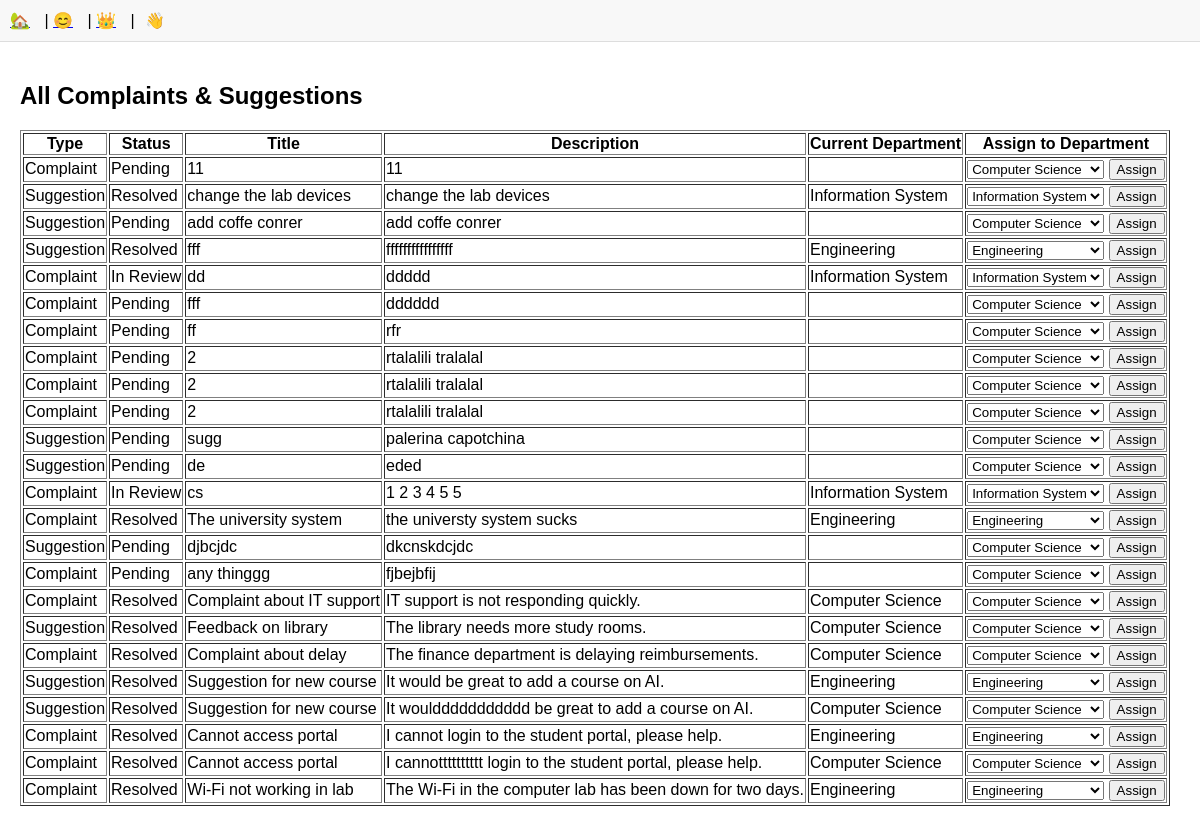
Page /members/allComplaints/ (signed in) on the earlier database version.
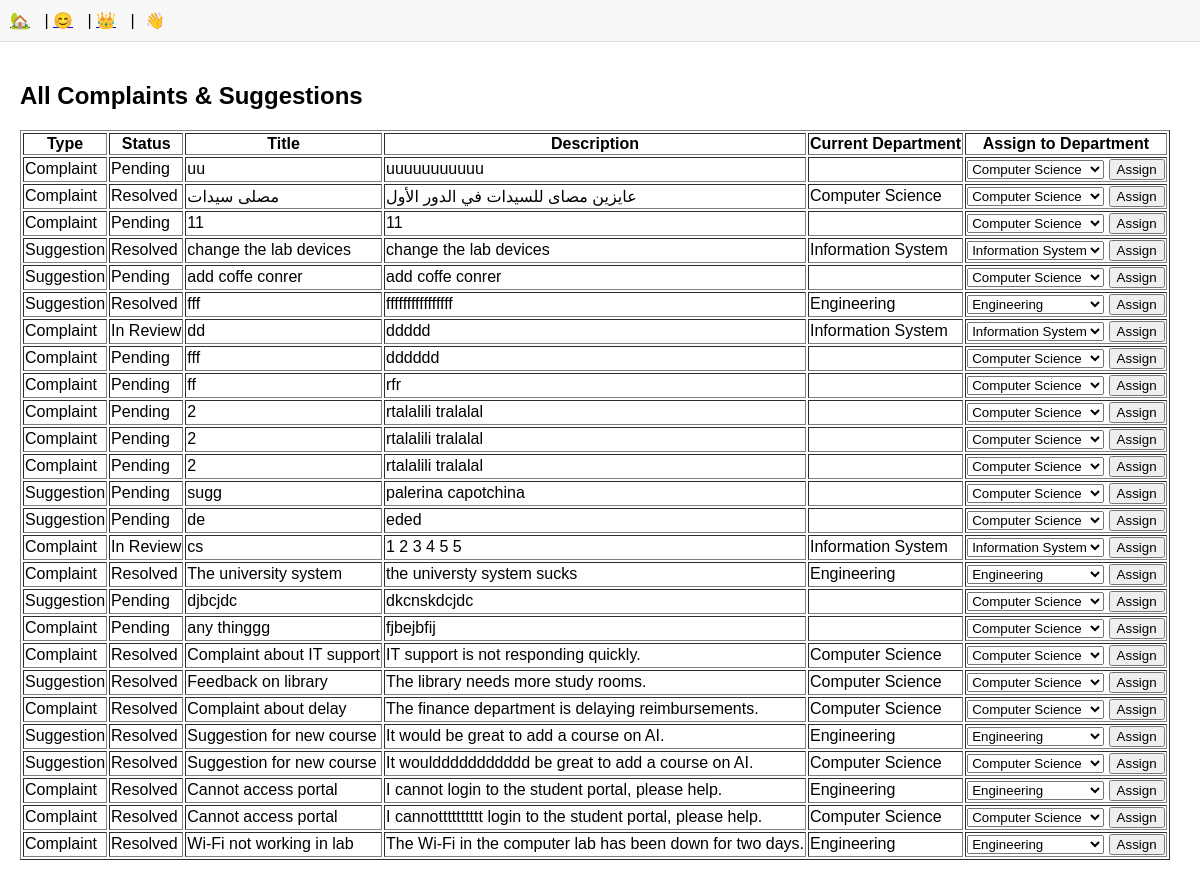
Same page on the later database version.
### members/models.py (models this page shows, shortened)
class Complaint(models.Model):
    TYPE_CHOICES = [
        ("Complaint", "Complaint"),
        ("Suggestion", "Suggestion"),
    ]
    STATUS_CHOICES = [
        ("Pending", "Pending"),
        ("In Review", "In Review"),
        ("Resolved", "Resolved"),
    ]
    ComplaintId = models.AutoField(primary_key=True)
    TrackingCode = models.CharField(max_length=100, unique=True, blank=True)
    Type = models.CharField(max_length=20, choices=TYPE_CHOICES)
    Title = models.CharField(max_length=255)
    Description = models.TextField()
    Status = models.CharField(max_length=20, choices=STATUS_CHOICES, default="Pending")
    DepartmentId = models.ForeignKey(
        Department, null=True, blank=True, on_delete=models.SET_NULL, related_name="complaints",
    )
    CreatedDate = models.DateTimeField(auto_now_add=True)

class Department(models.Model):
    DepartmentId = models.AutoField(primary_key=True)
    DepartmentName = models.CharField(max_length=255)

### members/views.py (the view, shortened to what this page needs)
# urls.py: path('allComplaints/', views.AllComplaints, name="all_complaints"),
def AllComplaints(request):
    if not request.user.is_authenticated or request.user.Role != "GeneralManager":
        return redirect("home")
    complaints = Complaint.objects.all().order_by("-CreatedDate")
    departments = Department.objects.all()
    return render(request, "all_complaints.html", {
        "complaints": complaints,
        "departments": departments,
    })

### members/templates/all_complaints.html (shortened to what this page needs)
{% extends "layout.html" %}
{% block content %}
  <h2>All Complaints & Suggestions</h2>
  <table border="1">
      <tr>
          <th>Type</th>
          <th>Status</th>
          <th>Title</th>
          <th>Description</th>
          <th>Current Department</th>
          <th>Assign to Department</th>
      </tr>
      {% for complaint in complaints %}
      <tr>
          <td>{{ complaint.Type }}</td>
          <td>{{ complaint.Status }}</td>
          <td>{{ complaint.Title }}</td>
          <td>{{ complaint.Description }}</td>
          <td>{{ complaint.DepartmentId.DepartmentName }}</td>
          <td>
              <form method="post">
                  <select name="department_id">
                      {% for dept in departments %}
                          <option value="{{ dept.pk }}" {% if complaint.DepartmentId == dept %}selected{% endif %}>
                              {{ dept.DepartmentName }}
                          </option>
                      {% endfor %}
                  </select>
                  <button type="submit">Assign</button>
              </form>
          </td>
      </tr>
      {% endfor %}
  </table>
{% endblock %}

### templates/layout.html (shortened to what this page needs)
<!DOCTYPE html>
{% load static %}
<html lang="en">
<head>
    <link rel="stylesheet" href="{% static 'css/style.css' %}">
</head>
<body>
    <nav>
        <a href="{% url 'home' %}">
            <span role="img" aria-label="Home" title="Home">🏡</span>
        </a> |
        <a href="{% url 'about' %}">
            <span role="img" aria-label="About" title="About">😊</span>
        </a> |
        {% if user.is_authenticated %}
            {% if user.Role == "Student" %}
                <a href="{% url 'members:student_dashboard' %}">
                    <span role="img" aria-label="Student Dashboard" title="Student Dashboard">📚</span>
                </a> |
            {% elif user.Role == "GeneralManager" %}
                <a href="{% url 'members:general_manager_dashboard' %}">
                    <span role="img" aria-label="General Manager Dashboard" title="General Manager Dashboard">👑</span>
                </a> |
            {% elif user.Role == "DepartmentManager" %}
                <a href="{% url 'members:department_manager_dashboard' %}">
                    <span role="img" aria-label="Department Manager Dashboard" title="Department Manager Dashboard">🏢</span>
                </a> |
            {% endif %}
            <form class="logout" action="{% url 'members:logout' %}" method="post">
                <button class="logout-button" aria-label="User Logout" title="User Logout">👋</button>
            </form>
        {% endif %}
    </nav>
    <main>
        {% block content %}
        {% endblock %}
    </main>
</body>
</html>

### static/css/style.css (style rules this page uses)
body { font-family: Arial, sans-serif; margin: 0; padding: 0; }
nav { background-color: #f8f8f8; padding: 10px; border-bottom: 1px solid #ddd; }
nav a, nav form { display: inline-block; margin-right: 10px; }
nav .logout { display: inline; }
nav .logout-button { background: none; border: none; cursor: pointer; font-size: 16px; }
main { padding: 20px; }

Differences in the rows shown:
added Complaint: Type "Complaint", Status "Pending", Title "uu", Description "uuuuuuuuuuu"
added Complaint: Type "Complaint", Status "Resolved", Title "مصلى سيدات", Description "عايزين مصاى للسيدات في الدور الأول", DepartmentId.DepartmentName "Computer Science", department_id "Computer Science"
